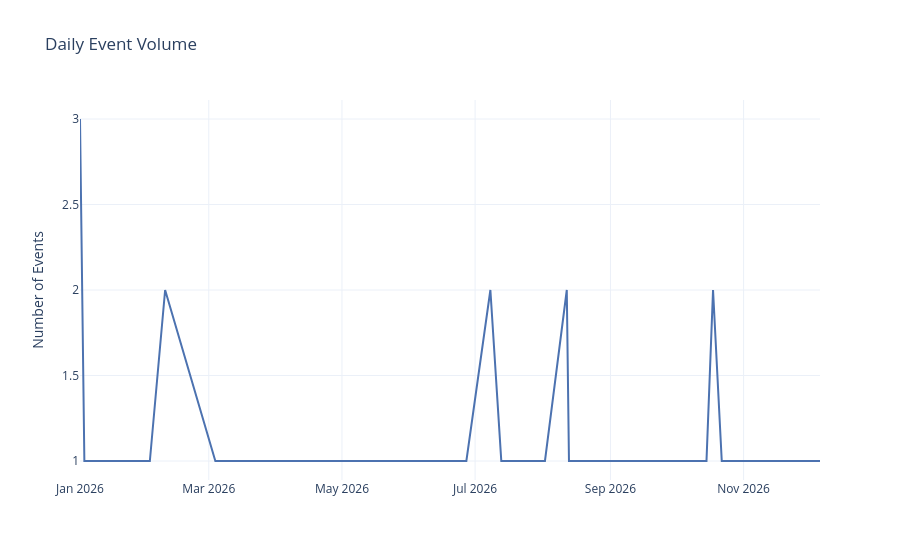

Notebook source saved alongside this figure:
### Code cell
# %%
# ── Cell 6: Temporal Analysis ─────────────────────────────────────────────────
# Parse timestamps in status.csv, then look for daily and weekly patterns.

# ── Detect timestamp column ───────────────────────────────────────────────────
ts_col = _find_col(df_status, ["Timestamp", "timestamp", "datetime", "Datetime", "date", "Date"])
if ts_col is None:
    raise ValueError(f"No timestamp column found in status.csv. Columns: {df_status.columns.tolist()}")

# ── Parse timestamps ──────────────────────────────────────────────────────────
df_status[ts_col] = pd.to_datetime(df_status[ts_col])

# Also parse datetime in locations if present
loc_dt_col = _find_col(df_loc, ["Datetime", "datetime", "Timestamp", "timestamp", "date"])
if loc_dt_col:
    df_loc[loc_dt_col] = pd.to_datetime(df_loc[loc_dt_col])

# Derived time features
df_status["_Date"]       = df_status[ts_col].dt.date
df_status["Hour"]        = df_status[ts_col].dt.hour
df_status["DayOfWeek"]   = df_status[ts_col].dt.day_name()
df_status["WeekNumber"]  = df_status[ts_col].dt.isocalendar().week.astype(int)

print(f"Timestamp column used: '{ts_col}'")
print(f"Timestamp range (Status):")
print(f"  From : {df_status[ts_col].min()}")
print(f"  To   : {df_status[ts_col].max()}")
print(f"  Span : {df_status[ts_col].max() - df_status[ts_col].min()}")

# ── 6a  Events per day (line chart) ───────────────────────────────────────────
daily = df_status.groupby("_Date").size().reset_index(name="count")
daily["_Date"] = pd.to_datetime(daily["_Date"])

fig = px.line(
    daily,
    x="_Date",
    y="count",
    title="Daily Event Volume",
    labels={"count": "Number of Events", "_Date": ""},
    template="plotly_white",
)
fig.update_traces(line_color="#4C72B0", line_width=2)
fig.show()

# ── 6b  Hourly pattern ────────────────────────────────────────────────────────
fig, axes = plt.subplots(1, 2, figsize=(FIG_W, FIG_H))

hourly = df_status.groupby("Hour").size()
axes[0].bar(hourly.index, hourly.values, color=PALETTE[1], edgecolor="white")
axes[0].set_title("Events by Hour of Day")
axes[0].set_xlabel("Hour (0–23)")
axes[0].set_ylabel("Count")

# ── 6c  Day-of-week pattern ───────────────────────────────────────────────────
DOW_ORDER = ["Monday","Tuesday","Wednesday","Thursday","Friday","Saturday","Sunday"]
dow = (
    df_status.groupby("DayOfWeek")
    .size()
    .reindex(DOW_ORDER)
    .fillna(0)
)
axes[1].bar(dow.index, dow.values, color=PALETTE[4], edgecolor="white")
axes[1].set_title("Events by Day of Week")
axes[1].set_xlabel("")
axes[1].tick_params(axis="x", rotation=30)

plt.suptitle("Temporal Patterns", fontsize=14)
plt.tight_layout()
plt.savefig("figures/05_temporal_patterns.png", dpi=150, bbox_inches="tight")
plt.show()

# ── 6d  Heatmap: hour × day-of-week ──────────────────────────────────────────
pivot_time = (
    df_status
    .groupby(["DayOfWeek", "Hour"])
    .size()
    .unstack(fill_value=0)
    .reindex([d for d in DOW_ORDER if d in df_status["DayOfWeek"].unique()])
)

fig, ax = plt.subplots(figsize=(FIG_W, FIG_H * 0.85))
sns.heatmap(pivot_time, ax=ax, cmap="YlOrRd", linewidths=0.3, linecolor="white")
ax.set_title("Event Density — Hour × Day of Week")
ax.set_xlabel("Hour of Day")
ax.set_ylabel("")
plt.tight_layout()
plt.savefig("figures/06_time_heatmap.png", dpi=150, bbox_inches="tight")
plt.show()

### Figure 1 — Plotly figure (JSON) as saved in the notebook; plotly's stock layout.template omitted (floating-point values rounded to 4 significant figures)
{"data": [{"hovertemplate": "=%{x}<br>Number of Events=%{y}<extra></extra>", "legendgroup": "", "line": {"color": "#4C72B0", "dash": "solid", "width": 2}, "marker": {"symbol": "circle"}, "mode": "lines", "name": "", "orientation": "v", "showlegend": false, "type": "scatter", "x": ["2026-01-01T00:00:00", "2026-01-03T00:00:00", "2026-01-05T00:00:00", "2026-01-29T00:00:00", "2026-02-02T00:00:00", "2026-02-09T00:00:00", "2026-03-04T00:00:00", "2026-03-09T00:00:00", "2026-03-24T00:00:00", "2026-03-25T00:00:00", "2026-04-08T00:00:00", "2026-04-09T00:00:00", "2026-04-24T00:00:00", "2026-04-26T00:00:00", "2026-04-27T00:00:00", "2026-05-17T00:00:00", "2026-05-22T00:00:00", "2026-05-23T00:00:00", "2026-05-29T00:00:00", "2026-05-31T00:00:00", "2026-06-26T00:00:00", "2026-06-27T00:00:00", "2026-07-08T00:00:00", "2026-07-13T00:00:00", "2026-08-02T00:00:00", "2026-08-12T00:00:00", "2026-08-13T00:00:00", "2026-08-17T00:00:00", "2026-09-03T00:00:00", "2026-09-05T00:00:00", "2026-09-11T00:00:00", "2026-09-13T00:00:00", "2026-09-14T00:00:00", "2026-10-13T00:00:00", "2026-10-14T00:00:00", "2026-10-15T00:00:00", "2026-10-18T00:00:00", "2026-10-22T00:00:00", "2026-10-23T00:00:00", "2026-10-26T00:00:00", "2026-11-16T00:00:00", "2026-11-17T00:00:00", "2026-11-19T00:00:00", "2026-12-06T00:00:00"], "xaxis": "x", "y": [3, 1, 1, 1, 1, 2, 1, 1, 1, 1, 1, 1, 1, 1, 1, 1, 1, 1, 1, 1, 1, 1, 2, 1, 1, 2, 1, 1, 1, 1, 1, 1, 1, 1, 1, 1, 2, 1, 1, 1, 1, 1, 1, 1], "yaxis": "y"}], "layout": {"legend": {"tracegroupgap": 0}, "title": {"text": "Daily Event Volume"}, "xaxis": {"anchor": "y", "domain": [0, 1], "title": {"text": ""}}, "yaxis": {"anchor": "x", "domain": [0, 1], "title": {"text": "Number of Events"}}}}
